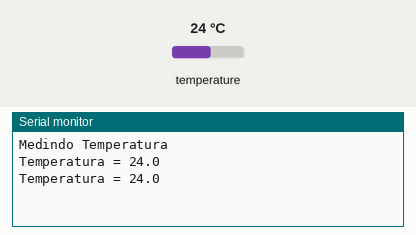
The sketch below on a simulated Arduino Uno, built with avr-gcc and run on an emulated ATmega328P. Shown: the last lines printed to the serial monitor. The test bench sets the inputs (shaded band); at power-on: temperature 24 °C.

Above: at 3.3 s.
3.4 s: temperature set to 12 °C
At 5.5 s:
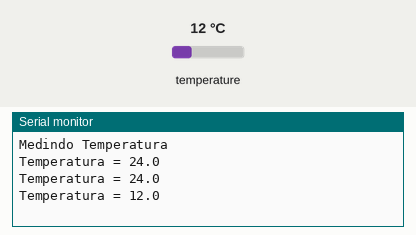
5.9 s: temperature set to 19 °C
At 7.3 s:
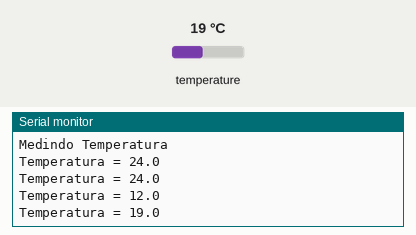
Timing chart, 0 to 8.9 s (numbered marks = the images above; inputs shaded):
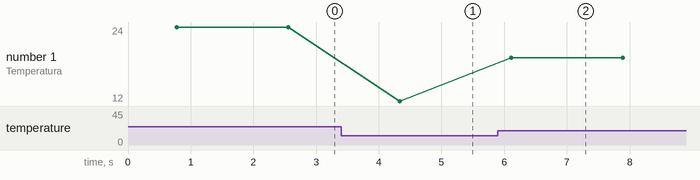

Measured:
- after the input at 3.4 s, the serial monitor: prints a new line after 0.94 s (image 1)
- after the input at 5.9 s, the serial monitor: prints a new line after 0.21 s (image 2)
- plotted number 1: 24 → 12 after the input at 3.4 s, 12 → 19 after the input at 5.9 s

The sketch:

SensorDS1820.ino
```cpp
// (licence header left out)
// Inclusao das bibliotecas
#include <OneWire.h>
#include <DallasTemperature.h>

const int PINO_ONEWIRE = 2;         // Define pino do sensor
OneWire oneWire(PINO_ONEWIRE);      // Cria um objeto OneWire
DallasTemperature sensor(&oneWire); // Informa a referencia da biblioteca dallas temperature para Biblioteca onewire
DeviceAddress endereco_temp;        // Cria um endereco temporario da leitura do sensor

void setup()
{
  Serial.begin(9600);                    // Inicia a porta serial
  Serial.println("Medindo Temperatura"); // Imprime a mensagem inicial
  sensor.begin();
  ; // Inicia o sensor
}

void loop()
{
  sensor.requestTemperatures(); // Envia comando para realizar a conversão de temperatura
  if (!sensor.getAddress(endereco_temp, 0))
  {                                         // Encontra o endereco do sensor no barramento
    Serial.println("SENSOR NAO CONECTADO"); // Sensor conectado, imprime mensagem de erro
  }
  else
  {
    Serial.print("Temperatura = ");                    // Imprime a temperatura no monitor serial
    Serial.println(sensor.getTempC(endereco_temp), 1); // Busca temperatura para dispositivo
  }
  delay(1000);
}
```
